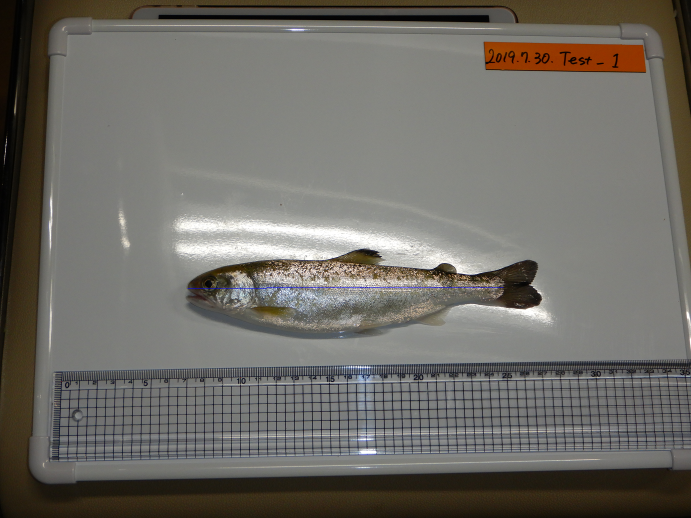
#> input picture trout/figure/preparation_before.tif, 1382 x 1036 px, found by its file name (shown at 1/2 size)
$ python preparation.py
#> lines starting #> are read from the running program, lines starting #| are printed output that depends on the picture; after the words box and inside, x2 and y2 are one past the last pixel; in counts of white or black regions, pixels touching at a corner belong together
import cv2
import numpy as np
import math

# 座標が格納されている配列から始点と終点を取り出す
# Retrieve the starting and ending points from the array where the coordinates are stored
def filter_coords(coords):
    start_coords = coords[0]
    end_coords = coords[-1]
    if len(coords) > 2:
        for i in range(1,len(coords)):
            if start_coords[0] > coords[i][0]:
                start_coords = coords[i]
            if end_coords[0] < coords[i][1]:
                end_coords = coords[i]
        return [start_coords, (end_coords)]
    else:
        return coords

# 画像内で指定色が使われている座標を取得する
# Get the coordinates where the specified color is used
def color_coords(b, g, r):
    # 使用する色のRGB値を定義する
    # Define the RGB values of the colors to be used
    color = np.array([b,g,r])

    # 画像中の指定色ピクセルの座標を取得する
    # Obtains the coordinates of a specified color pixel in an image
    pixels = np.where(np.all(img == color, axis=-1))

    # 指定色ピクセルの座標を配列に挿入する
    # Insert the coordinates of the specified color pixel into the array
    color_coords = []
    for x, y in zip(pixels[1], pixels[0]):
        coord = (x, y)
        color_coords.append(coord)

    return color_coords

# 指定の直線に対して、指定の座標から直角になるように線を引く
# Draw a line at a right angle from the specified coordinates to the specified line
def right_angle_line(line_coords, point_coords,r,g,b):
    x1, y1 = line_coords[0]
    x2, y2 = line_coords[1]

    angle = math.atan2(y2 - y1, x2 - x1) * 180 / math.pi
    orthogonal_angle = angle - 90

    x_start = point_coords[0][0] + int(1000 * math.cos(math.radians(orthogonal_angle)))
    y_start = point_coords[0][1] + int(1000 * math.sin(math.radians(orthogonal_angle)))
    x_end = point_coords[0][0] - int(1000 * math.cos(math.radians(orthogonal_angle)))
    y_end = point_coords[0][1] - int(1000 * math.sin(math.radians(orthogonal_angle)))
    startpoint = (x_start, y_start)
    endpoint = (x_end, y_end)
    cv2.line(img, point_coords[0], startpoint, (r, g, b), 1)
    cv2.line(img, point_coords[0], endpoint, (r, g, b), 1)


# 画像を読み込む
# Load image
img = cv2.imread('figure/preparation_before.tif')
#> img is the input picture: shape (1036, 1382, 3); mean B, G, R 101.9, 107.9, 110.5
if img is None:
    print("File could not be loaded")

# 指定色が使われている座標の始点と終点を求める
# Find the start and end points of the coordinates where the specified color is used
red_coords = filter_coords(color_coords(0,0,255))
#> in color_coords, `pixels = np.where(np.all(img == color, axis=-1))`: pixels = ([754, 762], [481, 123])
#> the loop in color_coords, `for x, y in zip(pixels[1], pixels[0]):` made 2 passes
#> (x, y) on passes 1 to 2: (481, 754), (123, 762)
#> after the loop in color_coords, `for x, y in zip(pixels[1], pixels[0]):`: color_coords = [(481, 754), (123, 762)]
#> in filter_coords, `start_coords = coords[0]`: start_coords = (481, 754)
#> in filter_coords, `end_coords = coords[-1]`: end_coords = (123, 762)
#> red_coords = [(481, 754), (123, 762)]
green_coords = filter_coords(color_coords(0,255,0))
#> the loop in color_coords (call 2), `for x, y in zip(pixels[1], pixels[0]):` made 1 pass
#> (x, y) on pass 1: (654, 520)
#> green_coords = [(654, 520)]
blue_coords = filter_coords(color_coords(255,0,0))
#> blue_coords = [(375, 576), (850, 574)]

# 指定の直線を体長(横)，指定の座標を胸鰭(上,下)の先端とし，関数right_angle_lineを呼び出す
# Call the function right_angle_line with the specified line as the body length (width) and the specified coordinate as the tip of the pectoral fin (upper,lower)
right_angle_line(blue_coords,red_coords,0,0,255)
#> in right_angle_line, `x1, y1 = line_coords[0]`: x1 = 375; y1 = 576
#> in right_angle_line, `x2, y2 = line_coords[1]`: x2 = 850; y2 = 574
#> in right_angle_line, `angle = math.atan2(y2 - y1, x2 - x1) * 180 / math.pi`: angle = -0.241
#> in right_angle_line, `orthogonal_angle = angle - 90`: orthogonal_angle = -90.24
#> in right_angle_line, `x_start = point_coords[0][0] + int(1000 * math.cos(math.radians(orthog..`: x_start = 477
#> in right_angle_line, `y_start = point_coords[0][1] + int(1000 * math.sin(math.radians(orthog..`: y_start = -245
#> in right_angle_line, `x_end = point_coords[0][0] - int(1000 * math.cos(math.radians(orthogon..`: x_end = 485
#> in right_angle_line, `y_end = point_coords[0][1] - int(1000 * math.sin(math.radians(orthogon..`: y_end = 1753
#> in right_angle_line, `startpoint = (x_start, y_start)`: startpoint = (477, -245)
#> in right_angle_line, `endpoint = (x_end, y_end)`: endpoint = (485, 1753)
#> in right_angle_line, `cv2.line(img, point_coords[0], startpoint, (r, g, b), 1)`:
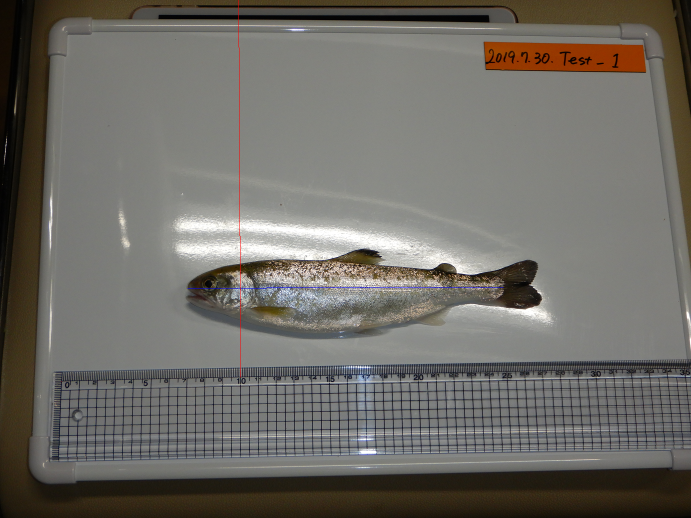
#> img: shape (1036, 1382, 3) (shown at 1/2 size); 0.05% of pixels changed, all inside (x1, y1, x2, y2) = (477, 0, 482, 754)
#> in right_angle_line, `cv2.line(img, point_coords[0], endpoint, (r, g, b), 1)`: img: shape (1036, 1382, 3); 0.02% of pixels changed, all inside (x1, y1, x2, y2) = (481, 755, 484, 1036)
right_angle_line(blue_coords,green_coords,0,255,0)
#> in right_angle_line (call 2), `cv2.line(img, point_coords[0], startpoint, (r, g, b), 1)`: img: shape (1036, 1382, 3); mean B, G, R 101.8, 107.9, 110.5
#> in right_angle_line (call 2), `cv2.line(img, point_coords[0], endpoint, (r, g, b), 1)`: img: shape (1036, 1382, 3); mean B, G, R 101.7, 107.9, 110.5
cv2.line(img, red_coords[0], red_coords[0], (255, 255, 0), 1)
#> img: shape (1036, 1382, 3); mean B, G, R 101.7, 107.9, 110.5
cv2.line(img, green_coords[0], green_coords[0], (255, 255, 0), 1)
#> img: shape (1036, 1382, 3); mean B, G, R 101.7, 107.9, 110.5

# 画像を表示する
# Show Image
cv2.imshow('image', img)

# 画像を保存する
# Save Image
cv2.imwrite('figure/preparation_after.tif', img)

cv2.waitKey(0)
cv2.destroyAllWindows()
